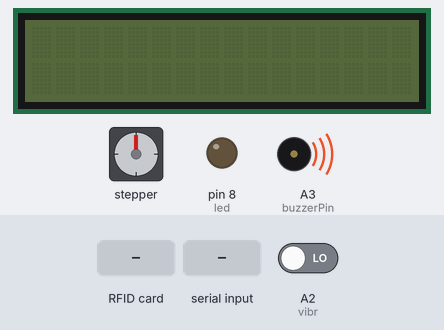
Bench run of a sketch on a simulated Arduino Uno, built with avr-gcc and run on an emulated ATmega328P. Shown: stepper motor, 16×2 character LCD, output pins drawn as LEDs (lit = HIGH), buzzer (waves = sounding, pin HIGH). Inputs (shaded band) come from the test bench; at power-on: A2 (vibr) LOW. The modem accepts every AT command (registered, SIM ready, sends succeed) and sends nothing else; stepper angles assume 200 steps per turn; pins used as bus, display or sensor lines are not drawn; what the sketch prints to the serial monitor is not drawn.

Above: at 1.2 s.
1.3 s: RFID card 5A 1E 97 7F held to the reader
At 1.46 s:
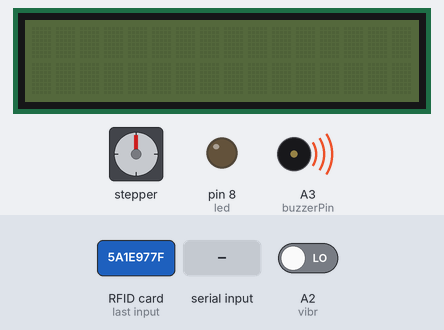
At 2.06 s:
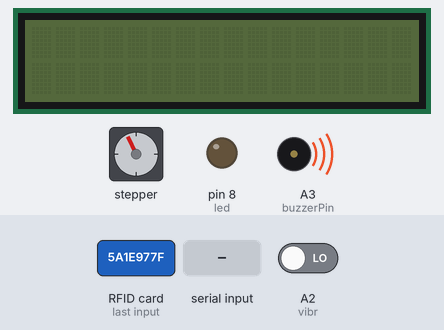
7.3 s: "OK" received over the second serial link
At 9.7 s:
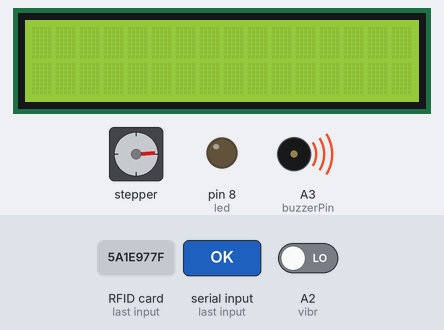
Timing chart, 0 to 11.2 s (numbered marks = the images above; inputs shaded):
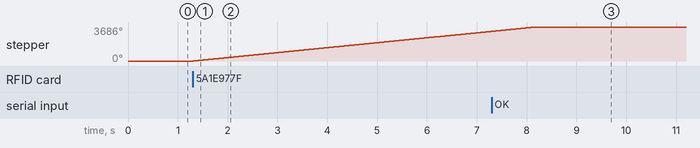

Measured:
- after the input at 1.3 s, stepper: keeps turning clockwise at about 538°/s, starting at once

The sketch:

INTEGRATION.ino
```cpp
#include <SPI.h>
#include <MFRC522.h>
//使用arduino IDE自帶的Stepper.h庫檔案
#include <Stepper.h>
#include <Wire.h>
#include <LiquidCrystal_I2C.h>
#include <SoftwareSerial.h>
#define STEPS 200
#include <TinyGPS++.h>
#include <math.h>
#define RST_PIN         9
#define SS_PIN          10  //就是模組上的SDA接腳
const int buzzerPin = A3;//蜂鳴器
int led = 8;  // 震動感測器 D0
const int vibr = A2 ;// LED 輸出接腳
const int buzzer = A3;//蜂鳴器
LiquidCrystal_I2C lcd(0x27,16,2);//設定LCD位置0x27,設定LCD大小為16*2
TinyGPSPlus gps;
int a=0 ;
int b=0;
float lat=0;
float lng=0;
char *reference;
String remind;
 String message;
Stepper stepper(STEPS, 4, 5, 6, 7);
byte uid[]={0x5A, 0x1E, 0x97, 0x7F};//這是我們指定的卡片UID，可由讀取UID的程式取得特定卡片的UID，再修改這行

MFRC522 mfrc522;   // 建立MFRC522實體
SoftwareSerial mySerial(2, 3);
void autosend(char str[])//網路
{
  Serial.print(str);
  mySerial.write(str);
  mySerial.write("\r\n");
  String rec = mySerial.readString();
  if (rec.indexOf("ALR") != -1) return;
  if (rec.indexOf("CTED") != -1) return;
  Serial.print(rec);
  while (rec.indexOf("OK") == -1) {
    String rec = mySerial.readString();
    Serial.print("!");
    if (rec.indexOf("OK") != -1) break;
    delay(50);
  }
}
String senddata(String num, String str)//網路
{

  autosend("AT+CIPSTART=\"TCP\",\"134.208.0.210\",1989");

  mySerial.print("AT+CIPSEND=" + num + "\r\n");

  delay(1000);

  while (mySerial.available()) {
    int inByte = mySerial.read();
  }

  mySerial.print(str);
  mySerial.write("\r\n\r\n");
  //  autosend("AT+CIPCLOSE");
  return mySerial.readString();
}

void Bee(){
    beep(50); //Beep every 500 milliseconds
  delay(500);
}
void beep(unsigned char delayms) { //creating function
  digitalWrite(buzzerPin, HIGH); //Setting pin to high
  delay(delayms); //Delaying
  digitalWrite(buzzerPin ,LOW); //Setting pin to LOW
  delay(delayms); //Delaying
  digitalWrite(buzzerPin, HIGH); //Setting pin to high
}
void setup()
 {
  Serial.begin(115200);
   mySerial.begin(115200);


  pinMode(vibr,INPUT);
  pinMode(led,OUTPUT);

// 設定電機的轉速：每分鐘為90步
  stepper.setSpeed(90);
  // 初始化串列埠，用於除錯輸出資訊
pinMode(buzzerPin, OUTPUT); //Set buzzerPin as output

digitalWrite(buzzerPin, HIGH); //Setting pin to high

  SPI.begin();        // 初始化SPI介面

  mfrc522.PCD_Init(SS_PIN, RST_PIN); // 初始化MFRC522卡
  Serial.print(F("Reader "));
  Serial.print(F(": "));

  mfrc522.PCD_DumpVersionToSerial(); // 顯示讀卡設備的版本
 Serial.println(TinyGPSPlus::libraryVersion());


}
void WIFIsend(){
    Serial.begin(115200);
   mySerial.begin(115200);
autosend("AT");
  autosend("AT+CWMODE=1");
  autosend("AT+CWJAP=\"landis\",\"landisb201\"");
  String content;

//char c[80];
 Serial.println("done");
 String num;
  int string_len;
  char *strings[10];
  char *ptr = NULL;

  content=(String)lat+(String)lng ;
  num=(String)(content.length()+4);


  remind= senddata(num,content);
  string_len=remind.length()+1;

   Serial.println(string_len);


  Serial.println(remind);
  //remind=String.valueOf(char c);
  //mySerial.write("AT+CIFSR\r\n");
  //  Serial.println("AT+CIFSR");
  //  String data = mySerial.readString();
  //  Serial.println(data);
   autosend("AT+CIPCLOSE");

  }

void motor()//馬達正轉
{
     Serial.println("正");
    stepper.step(2048); //4步模式下旋轉一週用2048 步。
    delay(500);
  }
void motor2()//馬達反轉
{
     Serial.println("反");
    stepper.step(-2048); //4步模式下旋轉一週用2048 步。
    delay(500);
  }
  void GPS()
{

     lat=gps.location.lat();
    lng=gps.location.lng();
    Serial.print("LAT="); Serial.print(gps.location.lat(), 6);
    Serial.print("LNG="); Serial.println(gps.location.lng(), 6);


  }
  void virbrate()
  {while(1){

    int val;

    b=0;
    Serial.print("YES");
     val=digitalRead(vibr);
     Serial.println(val);
     if(val==1)
   {Bee();
     GPS();
     WIFIsend();
      LCD();

   }
    bool they_match =false;
    if (mfrc522.PICC_IsNewCardPresent() && mfrc522.PICC_ReadCardSerial()) {
      bool they_match = true; // 初始值是假設為真
       /*Serial.print(F("Card UID:"));
      dump_byte_array(mfrc522.uid.uidByte, mfrc522.uid.size); // 顯示卡片的UID
       Serial.println();
      Serial.print(F("PICC type: "));
      MFRC522::PICC_Type piccType = mfrc522.PICC_GetType(mfrc522.uid.sak);
      Serial.println(mfrc522.PICC_GetTypeName(piccType));  //顯示卡片的類型*/

 for ( int i = 0; i < 4; i++ ) { // 卡片UID為4段，分別做比對
        if ( uid[i] != mfrc522.uid.uidByte[i] ) {
          they_match = false; // 如果任何一個比對不正確，they_match就為false，然後就結束比對

          break;
     }
     mfrc522.PICC_HaltA();  // 卡片進入停止模式


                               }

  if(they_match)
        {
          b=1;
 mfrc522.PICC_HaltA();  // 卡片進入停止模式

         return;
         }
         }
   }
   }
   void LCD(){

  // put your setup code here, to run once:
  lcd.init(); //初始化LCD
  lcd.begin(16, 2);
  lcd.backlight(); //開啟背光
  lcd.print(message); //顯示Hello, World!
  lcd.scrollDisplayLeft();  //往左捲動
 delay(400);   //延遲0.4秒
 }

void loop() {
  SPI.begin();        // 初始化SPI介面


  if (mySerial.available()) {
    int inByte = mySerial.read();
    Serial.write(inByte);
  }
  // 檢查是不是一張新的卡


  if (mfrc522.PICC_IsNewCardPresent() && mfrc522.PICC_ReadCardSerial()) {
      // 顯示卡片內容

      Serial.print(F("Card UID:"));
      dump_byte_array(mfrc522.uid.uidByte, mfrc522.uid.size); // 顯示卡片的UID
      Serial.println();
      Serial.print(F("PICC type: "));
      MFRC522::PICC_Type piccType = mfrc522.PICC_GetType(mfrc522.uid.sak);
      Serial.println(mfrc522.PICC_GetTypeName(piccType));  //顯示卡片的類型
      bool they_match = true; // 初始值是假設為真
      for ( int i = 0; i < 4; i++ ) { // 卡片UID為4段，分別做比對
        if ( uid[i] != mfrc522.uid.uidByte[i] ) {
          they_match = false; // 如果任何一個比對不正確，they_match就為false，然後就結束比對
          break;
        }

      }

      if(they_match||b==1){
        b=0;
        beep(1);
      if(a%2==1){
      motor2();
      a=0;


      Serial.println(a);
        Serial.println(b);
         GPS();
       WIFIsend();
       LCD();
      }
     else if(a%2==0){

         motor();
        beep(1);
        a=1;

         LCD();
         Serial.println(a);
          Serial.println(b);
         GPS();
         WIFIsend();

   Serial.println(b);
         virbrate();
         }
      }else{
        Serial.print(F("Access Denied!"));
      }
      mfrc522.PICC_HaltA();  // 卡片進入停止模式
    }


}


/**
 * 這個副程式把讀取到的UID，用16進位顯示出來
 */
void dump_byte_array(byte *buffer, byte bufferSize) {
  for (byte i = 0; i < bufferSize; i++) {
    Serial.print(buffer[i] < 0x10 ? " 0" : " ");
    Serial.print(buffer[i], HEX);
  }
}
```
